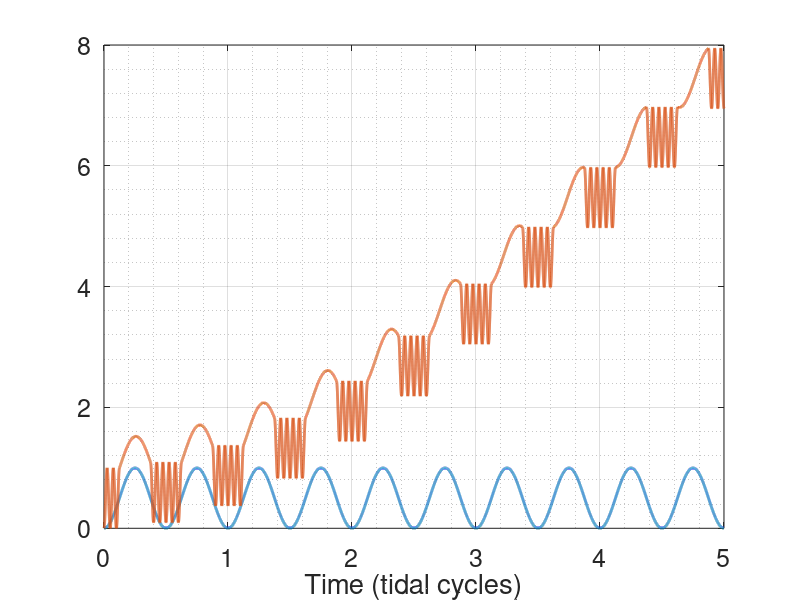

This chart was generated by the following MATLAB code:
clear;close all;
Ptide = 43200;
omega=2*pi/43200;
Nt = 5;
dt = 5;
tt = dt:dt:43200*Nt;

y0 = sin(omega*tt).^2;

omega1 = 10*omega;
omega2 = 0.97*omega;


t1 =  dt:dt:0.125*Ptide;
t2 =  dt+0.125*Ptide:dt:0.375*Ptide;
t3 =  dt+0.375*Ptide:dt:0.625*Ptide;
t4 =  dt+0.625*Ptide:dt:0.875*Ptide;
t5 =  dt+0.875*Ptide:dt:Ptide;

y1 = sin(omega1*t1).^2;
init = y1(end)-sin(omega2*0.125*Ptide).^2;
y2 = init+sin(omega2*t2).^2;
init = y2(end)-sin(omega1*0.375*Ptide).^2;
y3 = init+sin(omega1*t3).^2;
init = y3(end)-sin(omega2*0.625*Ptide).^2;
y4 = init+sin(omega2*t4).^2;
init = y4(end)-sin(omega1*0.875*Ptide).^2;
y5 = init+sin(omega1*t5).^2;


y = [y1 y2 y3 y4 y5];

for n=1:Nt-1
    t1 = n*Ptide+ (dt:dt:0.125*Ptide);
    t2 = n*Ptide+ (dt+0.125*Ptide:dt:0.375*Ptide);
    t3 = n*Ptide+ (dt+0.375*Ptide:dt:0.625*Ptide);
    t4 = n*Ptide+ (dt+0.625*Ptide:dt:0.875*Ptide);
    t5 = n*Ptide+ (dt+0.875*Ptide:dt:Ptide);

    init = y(end)-sin(omega1*Ptide*n).^2;
    y1 = init+sin(omega1*t1).^2;
    init = y1(end)-sin(omega2*(0.125+n)*Ptide).^2;
    y2 = init+sin(omega2*t2).^2;
    init = y2(end)-sin(omega1*(0.375+n)*Ptide).^2;
    y3 = init+sin(omega1*t3).^2;
    init = y3(end)-sin(omega2*(0.625+n)*Ptide).^2;
    y4 = init+sin(omega2*t4).^2;
    init = y4(end)-sin(omega1*(0.875+n)*Ptide).^2;
    y5 = init+sin(omega1*t5).^2;

    y = [y y1 y2 y3 y4 y5];
end


figure(1)
plot(tt/3600/12,y0,'LineWidth',2)
hold on;
plot(tt/3600/12,y,'LineWidth',2)
set(gca,'Fontsize',18)
xlabel('Time (tidal cycles)')
grid on;grid minor;


